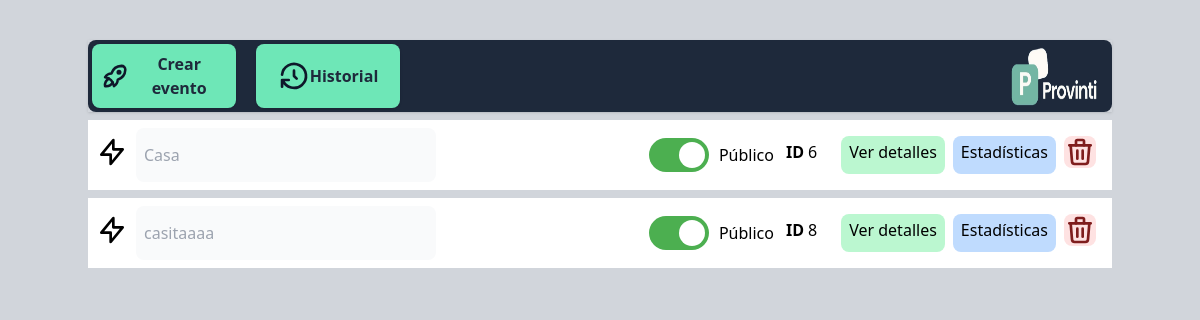
The page /public/admin-crear-evento.php on the database as committed earlier.
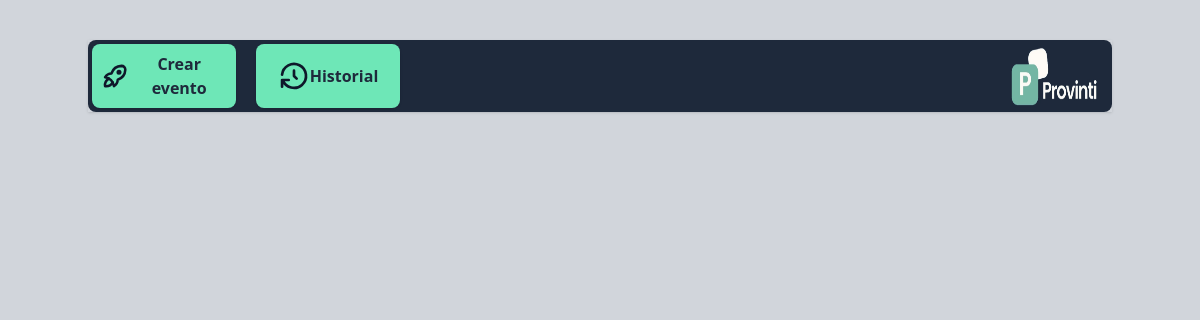
The same page on the database as committed later.
### tables this page shows
CREATE TABLE `eventos` (
  `ID_Evento` int(11) NOT NULL,
  `Titulo` varchar(100) NOT NULL,
  `Aforo` int(11) DEFAULT NULL,
  `Precio_Entrada` decimal(10,2) DEFAULT NULL,
  `Precio_Preventa` decimal(10,2) DEFAULT NULL,
  `Foto` varchar(255) DEFAULT NULL,
  `Descripcion` text DEFAULT NULL,
  `Artista_Autor` varchar(100) DEFAULT NULL,
  `Fecha_Evento` datetime DEFAULT NULL,
  `Fecha_Creacion` datetime DEFAULT current_timestamp(),
  `Estado_Publicacion` enum('Publicado','Borrador','Cancelado') DEFAULT 'Borrador',
  `visibilidad` varchar(255) DEFAULT NULL,
  `organizador` varchar(255) DEFAULT NULL,
  `contacto_organizador` varchar(255) DEFAULT NULL,
  `politica_cancelacion` text DEFAULT NULL,
  `f_actualizacion` date DEFAULT NULL,
  `f_borrado` date DEFAULT NULL,
  `hora_borrado` time DEFAULT NULL
);

### public/admin-crear-evento.php (called while the page is built, shortened)
<?php
$conexion = new Database();
$eventoObjeto = new Evento($conexion->connect());
$eventos = $eventoObjeto->mostrarEventos();
include '../vista/admin/crearEventos/admin-crear-evento-view.php';
?>

### modelo/Database.php (called while the page is built, shortened)
<?php
class Database {
    private $host = DB_HOST;
    private $db_name = DB_NAME;
    private $username = DB_USER;
    private $password = DB_PASS;
    public function connect() {
        $this->conn = mysqli_connect($this->host, $this->username, $this->password, $this->db_name);
        return $this->conn;
    }
}
?>

### modelo/Evento.php (called while the page is built, shortened)
<?php
class Evento {
    private $connection;
    public function __construct($bd)
    {
     $this->connection = $bd;
    }
    public function mostrarEventos() {
        $sql = "SELECT * FROM eventos";
        $result = mysqli_query($this->connection, $sql);
        $eventos = [];
        if ($result) {
            while ($row = mysqli_fetch_assoc($result)) {
                $eventos[] = $row;
            }
        }
        return $eventos;
    }
}
?>

### vista/admin/crearEventos/admin-crear-evento-view.php (the view, shortened to what this page needs)
<!doctype html>
<html>
<head>
  <script src="https://cdn.tailwindcss.com"></script>
  <script async src="https://unpkg.com/@material-tailwind/html@latest/scripts/ripple.js"></script>
</head>
<body>
<section class="bg-gray-300 w-screen h-screen px-0 py-10" id="allScreen">
<div class="container mx-auto">
<div class="flex shadow">
  <div class="bg-slate-800 w-full p-1 flex rounded-lg">
  <form><p onclick="restringirMultiplesEventes(event)" class="shadow p-2 w-36 bg-emerald-300 hover:bg-teal-400 hover:cursor-pointer rounded-lg mr-auto font-bold flex justify-center items-center" id="crear_evento">
      <button type="button" class="text-slate-800">Crear evento</button></p></form>
      <button onclick="mostrarHistorial()" class="ml-5 shadow p-2 w-36 bg-emerald-300 hover:bg-teal-400 hover:cursor-pointer rounded-lg mr-auto font-bold flex justify-center items-center">
      <svg class="h-8 w-8 text-slate-900"  width="24" height="24" viewBox="0 0 24 24" stroke-width="2" stroke="currentColor" fill="none" stroke-linecap="round" stroke-linejoin="round">  <path stroke="none" d="M0 0h24v24H0z"/>  <polyline points="12 8 12 12 14 14" />  <path d="M3.05 11a9 9 0 1 1 .5 4m-.5 5v-5h5" /></svg>
      <p class="text-slate-800">Historial</p></button>
      <img class="ml-auto" src="../vista/admin/crearEventos/logo.jpeg" width="100px">
  </div>
</div>
<ul id="eventos">
<?php
foreach($eventos as $evento){
if($evento['Estado_Publicacion'] !== "Cancelado"){
  echo '<li id="'.$evento['ID_Evento'].'"><div class="bg-white py-2 flex px-2 my-2" atributo-evento-id="'.$evento['ID_Evento'].'" atributo-evento-tipo="evento">
<svg class="h-8 w-8 text-black-400 mt-2"  fill="none" viewBox="0 0 24 24" stroke="currentColor">
    <path stroke-linecap="round" stroke-linejoin="round" stroke-width="2" d="M13 10V3L4 14h7v7l9-11h-7z"/>
  </svg>
<input placeholder="'.$evento['Titulo'].'" style="width: 300px;" class="ml-2 p-2 text-gray-900 rounded-lg bg-gray-50 focus:outline-none" disabled id="nombre-evento-titulo-'.$evento['ID_Evento'].'">
<div class="ml-auto flex py-2">
    <div class="relative tooltip-container" style="display:none" id="dangerEventoDesplegado_'.$evento['ID_Evento'].'">
    </div>
 <div class="switch-container mr-3">
    <label class="switch" style="cursor:pointer;">
      <input type="checkbox" id="switch_visibilidad_'.$evento['ID_Evento'].'" onclick="visibilizarEvento('.$evento['ID_Evento'].')">
      <span class="slider"></span>
    </label>
    <span id="switchLabel_'.$evento['ID_Evento'].'">'.$evento['visibilidad'].'</span>
  </div>
    <div class="mt-1 flex mr-4"><p class="font-bold mr-1">ID</p><p>'.$evento['ID_Evento'].'</p></div>
    <p onclick="visiblePanelModificar('.$evento['ID_Evento'].')" class="bg-green-200 px-2 py-1 ml-2 mr-2 hover:bg-green-300 hover:cursor-pointer rounded-lg hover:rounded-lg disabled:pointer-events-none transition-all" id="collapse-'.$evento['ID_Evento'].'">Ver detalles</p>
    <a class="bg-blue-200 px-2 py-1 hover:bg-blue-300 hover:cursor-pointer rounded-lg hover:rounded-lg" href="./admin-estadisticas-evento.php?id='.$evento['ID_Evento'].'" target="_blank">Estadísticas</a>
    <form action="../controlador/Evento/controladorEliminarEvento.php" method="post" id="eliminar-'.$evento['ID_Evento'].'"><button class="bg-red-100 mr-2 ml-2 rounded-lg" onclick="eliminarEvento(event)" type="submit">
    <input name="id_evento" value="'.$evento['ID_Evento'].'" type="hidden">
    </button></form>
</div>
</div>
'.'
<div id="collapse-panel-'.$evento['ID_Evento'].'" style="display:none">
      <p>'.$evento['Titulo'].'</p>
    <p>'.date('Y-m-d', strtotime($evento['Fecha_Creacion'])).'</p>
      <a id="input-evento-categoria-'.$evento['ID_Evento'].'" style="width: 300px;" class="hover:text-green-400 font-bold" href="#" onclick="visibleModalCategoriaEntradas('.$evento['ID_Evento'].')">Categorías de entrada</a>
      <p>'.$evento['Aforo'].'</p>
    <p>'.$evento['Artista_Autor'].'</p>
    <textarea disabled style="width:250px" class="bg-stone-100 ml-2">'.$evento['Descripcion'].'</textarea>
      <img src="images/imagen.png" class="my-auto mx-auto" id="imagen_evento_'.$evento['ID_Evento'].'">
</div>'
.'</li>';
}
}
?>
</ul>
</div>
</section>
</body>
<script src="node_modules/@material-tailwind/html/scripts/collapse.js"></script>
<script src="https://unpkg.com/@material-tailwind/html@latest/scripts/collapse.js"></script>
</html>

### vista/admin/crearEventos/admin-crear-evento-view.php (style rules this page uses)
#allScreen { overflow-y:scroll; }
.switch-container { display: flex; align-items: center; gap: 10px; }
.switch { position: relative; display: inline-block; width: 60px; height: 34px; }
.slider { position: absolute; top: 0; left: 0; right: 0; bottom: 0; background-color: #ccc; transition: 0.4s; border-radius: 34px; }
.slider:before { position: absolute; content: ""; height: 26px; width: 26px; left: 4px; bottom: 4px; background-color: white; transition: 0.4s; border-radius: 50%; }
input:checked + .slider { background-color: #4CAF50; }
input:checked + .slider:before { transform: translateX(26px); }

Rows that differ between the two databases and show on the page:
removed eventos: Titulo "Casa", visibilidad "Público", ID_Evento "6"
removed eventos: Titulo "casitaaaa", visibilidad "Público", ID_Evento "8"
